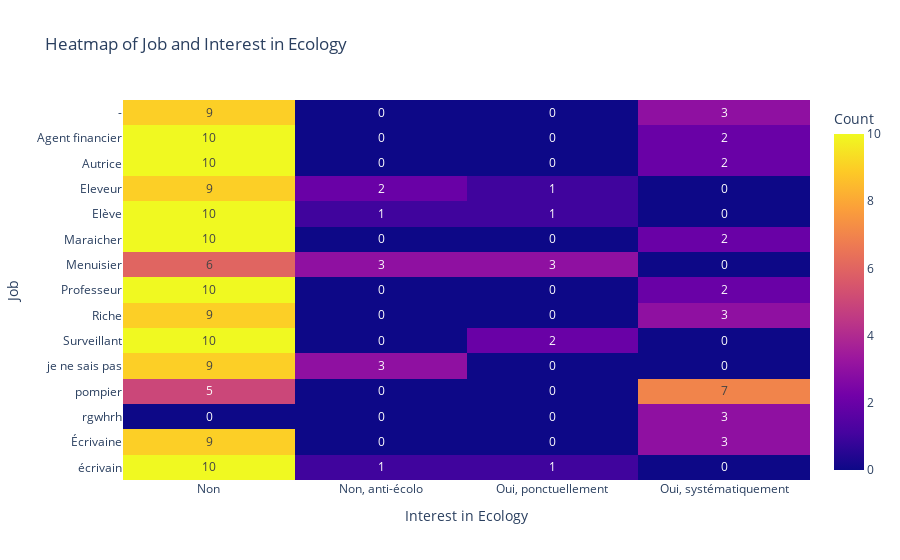

Notebook source saved alongside this figure:
### Code cell
job_data = prepare_character_data(data= data, colname_suffixes={'interested_ecology','job'})


# Create a cross-tabulation
ct = pd.crosstab(job_data['job'], job_data['interested_ecology'])

# Generate a heatmap
fig = px.imshow(ct, text_auto=True, aspect="auto",
                labels=dict(x="Interest in Ecology", y="Job", color="Count"),
                title='Heatmap of Job and Interest in Ecology')

# Update layout for clarity
fig.update_xaxes(side="bottom")

# Display the plot
fig.show()

### Figure 1 — Plotly figure (JSON) as saved in the notebook; plotly's stock layout.template omitted (floating-point values rounded to 4 significant figures)
{"data": [{"coloraxis": "coloraxis", "hovertemplate": "Interest in Ecology: %{x}<br>Job: %{y}<br>Count: %{z}<extra></extra>", "name": "0", "texttemplate": "%{z}", "type": "heatmap", "x": ["Non", "Non, anti-écolo", "Oui, ponctuellement", "Oui, systématiquement"], "xaxis": "x", "y": ["-", "Agent financier", "Autrice", "Eleveur", "Elève", "Maraicher", "Menuisier", "Professeur", "Riche", "Surveillant", "je ne sais pas", "pompier", "rgwhrh", "Écrivaine", "écrivain"], "yaxis": "y", "z": [[9, 0, 0, 3], [10, 0, 0, 2], [10, 0, 0, 2], [9, 2, 1, 0], [10, 1, 1, 0], [10, 0, 0, 2], [6, 3, 3, 0], [10, 0, 0, 2], [9, 0, 0, 3], [10, 0, 2, 0], [9, 3, 0, 0], [5, 0, 0, 7], [0, 0, 0, 3], [9, 0, 0, 3], [10, 1, 1, 0]]}], "layout": {"coloraxis": {"colorbar": {"title": {"text": "Count"}}, "colorscale": [[0, "#0d0887"], [0.1111, "#46039f"], [0.2222, "#7201a8"], [0.3333, "#9c179e"], [0.4444, "#bd3786"], [0.5556, "#d8576b"], [0.6667, "#ed7953"], [0.7778, "#fb9f3a"], [0.8889, "#fdca26"], [1, "#f0f921"]]}, "title": {"text": "Heatmap of Job and Interest in Ecology"}, "xaxis": {"anchor": "y", "domain": [0, 1], "side": "bottom", "title": {"text": "Interest in Ecology"}}, "yaxis": {"anchor": "x", "autorange": "reversed", "domain": [0, 1], "title": {"text": "Job"}}}}
